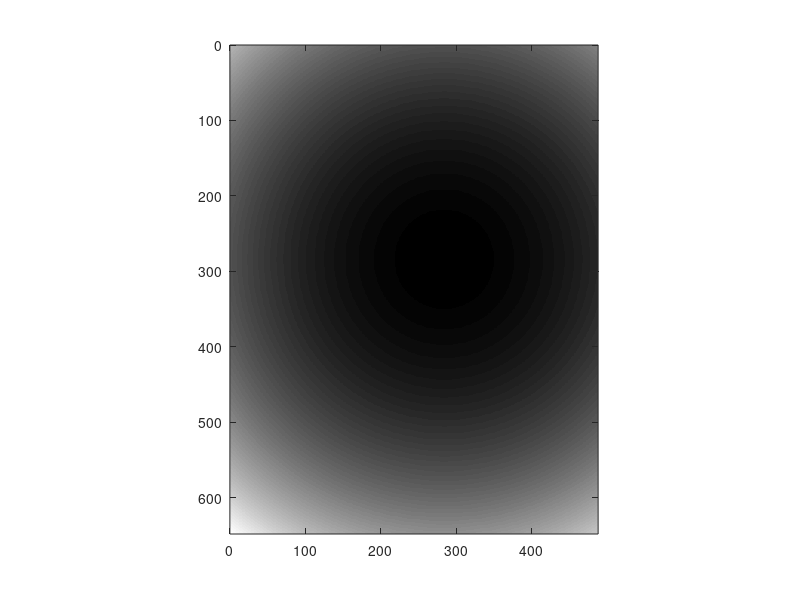

Write the MATLAB code that produced this figure. (Note: this script raises an error after producing the figure.)
clear all

% Data reading & stacking
frame_width=648;
frame_height=488;

X_overlapping=10;
Y_overlapping=10;

cmin=10;
cmax=200;


frame_width_eff=frame_width-X_overlapping;
frame_height_eff=frame_height-Y_overlapping;


num_of_frame_per_division=16;

normalization_factor=50;

X_mosaic_number=4;
Y_mosaic_number=3;


division_starting_index=5;
total_division_number=41;



division_number=division_starting_index:(division_starting_index+total_division_number-1);
total_FOV_number=X_mosaic_number*Y_mosaic_number;
k=0;

temp_frame_volume=zeros(frame_width,frame_height,num_of_frame_per_division);

stiched_volume=zeros(frame_width_eff*X_mosaic_number+X_overlapping,frame_height_eff*Y_mosaic_number+Y_overlapping,num_of_frame_per_division);

% correction image generation

% correction 1 (edge summation correction)

correction_A=ones(frame_width,frame_height);

% left&right bound

for tt=1:X_overlapping
    correction_A(tt,:)=correction_A(tt,:)*(tt/(X_overlapping+1));
    correction_A(frame_width-tt+1,:)=correction_A(frame_width-tt+1,:)*(tt/(X_overlapping+1));
end
for tt=1:Y_overlapping
    correction_A(:,tt)=correction_A(:,tt)*(tt/(Y_overlapping+1));
    correction_A(:,frame_height-tt+1)=correction_A(:,frame_height-tt+1)*(tt/(Y_overlapping+1));
end

imagesc(correction_A);
colormap('gray');
axis equal
xlim([0 size(correction_A,2)]);
ylim([0 size(correction_A,1)]);

Gaussian_X_width=450;
Gaussian_Y_width=350;
X_offset=-40;
Y_offset=40;

correction_B_X=ones(frame_width,frame_height);
correction_B_Y=ones(frame_width,frame_height);

for tt=1:frame_height
    correction_B_X(:,tt)=gaussmf((1:frame_width),[Gaussian_X_width frame_width/2+X_offset]);
end
for tt=1:frame_width
    correction_B_Y(tt,:)=gaussmf((1:frame_height),[Gaussian_X_width frame_height/2+Y_offset]);
end
correction_B=1./(correction_B_X.*correction_B_Y);

correction_image=correction_A.*correction_B;
%correction_image(:)=1;
imagesc(correction_B);
colormap('gray');
axis equal
xlim([0 size(correction_B,2)]);
ylim([0 size(correction_B,1)]);

stiched_images=zeros(frame_width_eff*X_mosaic_number+X_overlapping,frame_height_eff*Y_mosaic_number+Y_overlapping,total_division_number);
for NN=1:length(division_number)
    for N=0:(total_FOV_number-1)

        X_number=rem(N,X_mosaic_number); %0~2
        Y_number=floor(N/X_mosaic_number); %0~2
        X_FOV_number=X_number;
        Y_FOV_number=Y_mosaic_number-1-Y_number;
        folder_path=sprintf('D:\\OCT data\\150706\\2015_0706_teeth_1st_ %d_ %d\\',X_number,Y_number);
        cd(folder_path);
        mkdir('divide3');


        file_path=[folder_path sprintf('%08d',division_number(NN))];
        fin=fopen(file_path);
        A=fread(fin,[frame_width,frame_height*num_of_frame_per_division],'float32','b');
        if fin ==-1
            k=k+1;
            fclose('all');
        else
            for q=1:num_of_frame_per_division
                temp_frame_volume(:,:,q)=A(:,(frame_height*(q-1)+1):frame_height*q).*correction_image;
            end
            fclose('all');
        end
        
        %temp_frame_volume(:)=1;

        stiched_volume(((X_FOV_number)*frame_width_eff+1):((X_FOV_number)*frame_width_eff+frame_width),((Y_FOV_number)*frame_height_eff+1):((Y_FOV_number)*frame_height_eff+frame_height),:)=stiched_volume(((X_FOV_number)*frame_width_eff+1):((X_FOV_number)*frame_width_eff+frame_width),((Y_FOV_number)*frame_height_eff+1):((Y_FOV_number)*frame_height_eff+frame_height),:)+temp_frame_volume;
        

    end
    disp(NN);
    for QQQ=1:4
        Normailzed_image=(mean(stiched_volume(:,:,((QQQ-1)*4+1):((QQQ)*4)),3)-cmin)/cmax;
        Normailzed_image(Normailzed_image>1)=1;
        %stiched_images(:,:,NN)=mean(stiched_volume,3);
        imwrite(Normailzed_image,[cd,'\divide2\',sprintf('stiched_image_%d.png',(NN-1)*4+QQQ),'.png']);
    end
    %for QQQ=1:16
    %    Normailzed_image=(mean(stiched_volume(:,:,QQQ),3)-cmin)/cmax;
    %    Normailzed_image(Normailzed_image>1)=1;
        %stiched_images(:,:,NN)=mean(stiched_volume,3);
    %    imwrite(Normailzed_image,[cd,'\divide3\',sprintf('stiched_image_%d.png',(NN-1)*16+QQQ),'.png']);
    %end
    stiched_volume=zeros(frame_width_eff*X_mosaic_number+X_overlapping,frame_height_eff*Y_mosaic_number+Y_overlapping,num_of_frame_per_division);
end
%
disable=1;
if disable==0
frame_starting_index=85;
total_frame_number=20;

%stiched_image=mean(stiched_volume(:,:,frame_starting_index:(frame_starting_index+total_frame_number-1)),3);


%
NNN=1;
stiched_image=stiched_images(:,:,NNN);

imagesc(stiched_image);
colormap('gray');
caxis([cmin cmax]);
axis equal
xlim([0 size(stiched_image,2)]);
ylim([0 size(stiched_image,1)]);

Normailzed_image=(stiched_image-cmin)/cmax;
Normailzed_image(Normailzed_image>1)=1;

imagesc(Normailzed_image);
colormap('gray');
caxis([0 1]);
axis equal
xlim([0 size(stiched_image,2)]);
ylim([0 size(stiched_image,1)]);

%% Stacking
%Frame_spacing=5;
%Stacking_starting_frame=1;
%Total_stacked_frame_number=38;

%for qq=1:Total_stacked_frame_number
%    findex=Stacking_starting_frame+(qq-1)*Frame_spacing;
%    stiched_image=mean(stiched_volume(:,:,findex:(findex+total_frame_number-1)),3);
%    Normailzed_image=(stiched_image-cmin)/cmax;
%    Normailzed_image(Normailzed_image>1)=1;
%    imwrite(Normailzed_image,[cd,'\divide\',sprintf('averaged_frame_%d.png',qq),'.png']);
%end

end